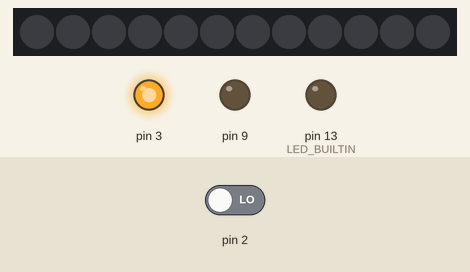
Bench run of a sketch on a simulated Arduino Uno, built with avr-gcc and run on an emulated ATmega328P. Parts: 12 RGB LEDs in strip order, left to right, output pins drawn as LEDs (lit = HIGH). Inputs (shaded band) come from the test bench; at power-on: pin 2 LOW. Random numbers use the default seed unless the sketch sets one.

Above: at 1.2 s.
1.3 s: pin 2 driven HIGH
At 1.65 s:
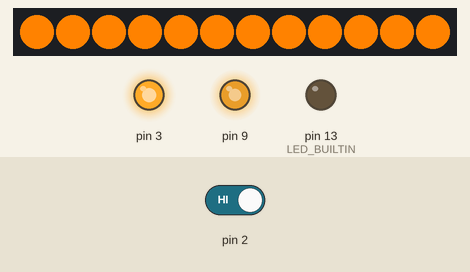
At 3.3 s:
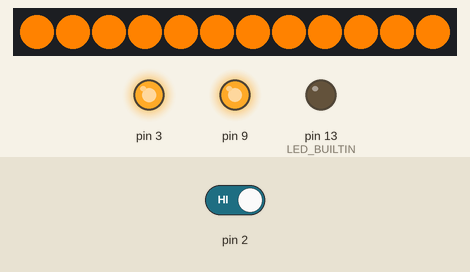
Timing chart, 0 to 9.1 s (numbered marks = the images above; inputs shaded):
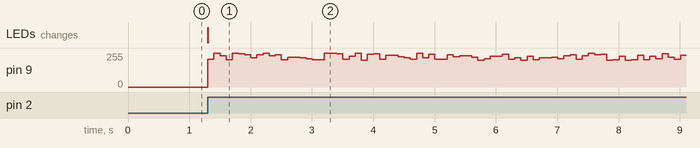

Measured:
- after the input at 1.3 s, pin 9: 0/255 → 210/255 at once, → 254/255 0.10 s later, → 235/255 0.10 s later, → 205/255 0.10 s later, … (76 changes in this stretch); the LEDs: change at once (image 1)

The sketch:

TangledLantern.ino
```cpp
#include <Adafruit_NeoPixel.h>
int numberOfLeds = 12;
Adafruit_NeoPixel pixels(numberOfLeds, 4, NEO_GRB + NEO_KHZ800);
int generatedNumber;
boolean pressed = false;
boolean ledsOn = false;

void setup() {
  pinMode(LED_BUILTIN, OUTPUT);
  pinMode(9, OUTPUT);
  pinMode(3, OUTPUT);
  pinMode(2, INPUT);
  digitalWrite(3, HIGH);
  randomSeed(100);
  pixels.begin();
  pixels.show();
}

void loop() {
  if(!pressed && digitalRead(2) == HIGH) {
    pressed = true;
    if(ledsOn) {
      for (int i = 0; i < numberOfLeds; i++) {
        pixels.setPixelColor(i, pixels.Color(0, 0, 0));
      }
      pixels.show();
      digitalWrite(9, 0);
    }
    else {
      for (int i = 0; i < numberOfLeds; i++) {
        pixels.setPixelColor(i, pixels.Color(255, 130, 0));
      }
      pixels.show();
      digitalWrite(9, HIGH);
    }
    ledsOn = !ledsOn;
  }

  if(pressed && digitalRead(2) == LOW) {
    pressed = false;
  }

  if(ledsOn) {
    generatedNumber = random(200, 255);
    analogWrite(9, generatedNumber);
  }
  delay(100);
}
```
